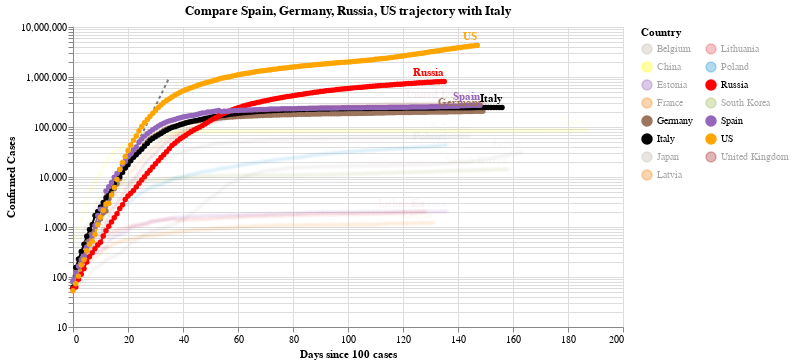

Write notebook code for a chart like this one.
### Code cell
#hide_input
chart2 = make_since_chart(dff2, ['Spain', 'Germany','Russia', 'US'], baseline_countries)
chart2

### Figure 1 — Vega-Lite specification as saved in the notebook (floating-point values rounded to 4 significant figures; data arrays with more than 128 entries replaced by an {"elided": "..."} marker saying what was removed)
{"config": {"view": {"continuousWidth": 400, "continuousHeight": 300}}, "layer": [{"data": {"name": "data-628230001892d6798b50651be41d1b3e"}, "mark": {"type": "line", "color": "black", "opacity": 0.5, "strokeDash": [3, 3]}, "encoding": {"x": {"type": "quantitative", "field": "Days since 100 cases"}, "y": {"type": "quantitative", "field": "Confirmed Cases"}}}, {"data": {"name": "data-f1155a2a20bc94c6598337dbb0eb55af"}, "mark": {"type": "line", "point": true}, "encoding": {"color": {"type": "nominal", "field": "Country", "legend": {"columns": 2}, "scale": {"domain": ["Belgium", "China", "Estonia", "France", "Germany", "Italy", "Japan", "Latvia", "Lithuania", "Poland", "Russia", "South Korea", "Spain", "US", "United Kingdom"], "range": ["#C1B7AD", "yellow", "#9467bd", "#F58518", "#9D755D", "black", "#C1B7AD", "#F58518", "#E45756", "#2495D3", "red", "#A1BA59", "#9467bd", "orange", "brown"]}}, "opacity": {"condition": {"value": 1, "selection": "selector009"}, "value": 0.05}, "tooltip": [{"type": "nominal", "field": "Country"}, {"type": "temporal", "field": "Date"}, {"type": "quantitative", "field": "Confirmed Cases"}, {"type": "quantitative", "field": "Days since 100 cases"}], "x": {"type": "quantitative", "field": "Days since 100 cases"}, "y": {"type": "quantitative", "field": "Confirmed Cases", "scale": {"type": "log"}}}, "selection": {"selector009": {"type": "multi", "fields": ["Country"], "bind": "legend", "init": [{"Country": "Spain"}, {"Country": "Germany"}, {"Country": "Russia"}, {"Country": "US"}, {"Country": "Italy"}]}}, "width": 550}, {"data": {"name": "data-f1155a2a20bc94c6598337dbb0eb55af"}, "mark": {"type": "text", "align": "right", "dy": -8, "fontWeight": "bold"}, "encoding": {"color": {"type": "nominal", "field": "Country", "legend": {"columns": 2}, "scale": {"domain": ["Belgium", "China", "Estonia", "France", "Germany", "Italy", "Japan", "Latvia", "Lithuania", "Poland", "Russia", "South Korea", "Spain", "US", "United Kingdom"], "range": ["#C1B7AD", "yellow", "#9467bd", "#F58518", "#9D755D", "black", "#C1B7AD", "#F58518", "#E45756", "#2495D3", "red", "#A1BA59", "#9467bd", "orange", "brown"]}}, "opacity": {"condition": {"value": 1, "selection": "selector009"}, "value": 0.05}, "text": {"type": "nominal", "field": "Country"}, "tooltip": [{"type": "nominal", "field": "Country"}, {"type": "temporal", "field": "Date"}, {"type": "quantitative", "field": "Confirmed Cases"}, {"type": "quantitative", "field": "Days since 100 cases"}], "x": {"type": "quantitative", "field": "Days since 100 cases"}, "y": {"type": "quantitative", "field": "Confirmed Cases", "scale": {"type": "log"}}}, "transform": [{"filter": "(datum['Date'] >= 1595808000000)"}], "width": 550}], "title": "Compare Spain, Germany, Russia, US trajectory with Italy", "$schema": "https://vega.github.io/schema/vega-lite/v4.0.2.json", "datasets": {"data-628230001892d6798b50651be41d1b3e": [{"Days since 100 cases": 0, "Confirmed Cases": 100.0}, {"Days since 100 cases": 1, "Confirmed Cases": 130.0}, {"Days since 100 cases": 2, "Confirmed Cases": 169.0}, {"Days since 100 cases": 3, "Confirmed Cases": 219.7}, {"Days since 100 cases": 4, "Confirmed Cases": 285.6}, {"Days since 100 cases": 5, "Confirmed Cases": 371.3}, {"Days since 100 cases": 6, "Confirmed Cases": 482.7}, {"Days since 100 cases": 7, "Confirmed Cases": 627.5}, {"Days since 100 cases": 8, "Confirmed Cases": 815.7}, {"Days since 100 cases": 9, "Confirmed Cases": 1060.0}, {"Days since 100 cases": 10, "Confirmed Cases": 1379.0}, {"Days since 100 cases": 11, "Confirmed Cases": 1792.0}, {"Days since 100 cases": 12, "Confirmed Cases": 2330.0}, {"Days since 100 cases": 13, "Confirmed Cases": 3029.0}, {"Days since 100 cases": 14, "Confirmed Cases": 3937.0}, {"Days since 100 cases": 15, "Confirmed Cases": 5119.0}, {"Days since 100 cases": 16, "Confirmed Cases": 6654.0}, {"Days since 100 cases": 17, "Confirmed Cases": 8650.0}, {"Days since 100 cases": 18, "Confirmed Cases": 11250.0}, {"Days since 100 cases": 19, "Confirmed Cases": 14620.0}, {"Days since 100 cases": 20, "Confirmed Cases": 19000.0}, {"Days since 100 cases": 21, "Confirmed Cases": 24710.0}, {"Days since 100 cases": 22, "Confirmed Cases": 32120.0}, {"Days since 100 cases": 23, "Confirmed Cases": 41750.0}, {"Days since 100 cases": 24, "Confirmed Cases": 54280.0}, {"Days since 100 cases": 25, "Confirmed Cases": 70560.0}, {"Days since 100 cases": 26, "Confirmed Cases": 91730.0}, {"Days since 100 cases": 27, "Confirmed Cases": 119300.0}, {"Days since 100 cases": 28, "Confirmed Cases": 155000.0}, {"Days since 100 cases": 29, "Confirmed Cases": 201500.0}, {"Days since 100 cases": 30, "Confirmed Cases": 262000.0}, {"Days since 100 cases": 31, "Confirmed Cases": 340600.0}, {"Days since 100 cases": 32, "Confirmed Cases": 442800.0}, {"Days since 100 cases": 33, "Confirmed Cases": 575600.0}, {"Days since 100 cases": 34, "Confirmed Cases": 748300.0}, {"Days since 100 cases": 35, "Confirmed Cases": 972800.0}], "data-f1155a2a20bc94c6598337dbb0eb55af": {"elided": "2233 records"}}}
